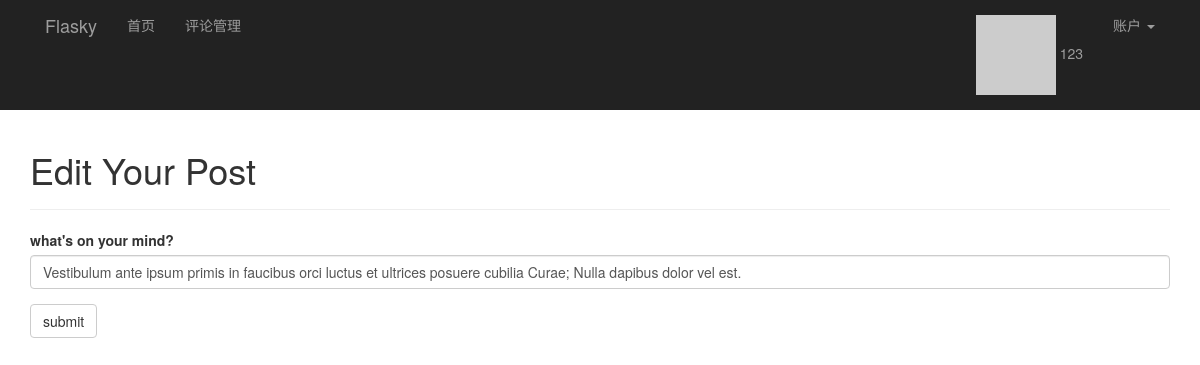
Screenshot of /edit/102 (signed in) with the database file from the repository.
### app/models.py (models this page shows, shortened)
class User(UserMixin, db.Model):
    __tablename__ = 'users'
    id = db.Column(db.Integer, primary_key=True)
    email = db.Column(db.String(64), unique=True, index=True)
    username = db.Column(db.String(64), unique=True, index=True)
    password_hash = db.Column(db.String(128))
    confirmed = db.Column(db.Boolean, default=False)
    role_id = db.Column(db.Integer, db.ForeignKey('roles.id'))
    name = db.Column(db.String(64))
    location = db.Column(db.String(64))
    about_me = db.Column(db.TEXT())
    member_since = db.Column(db.DateTime(), default=datetime.utcnow)
    last_seen = db.Column(db.DateTime(), default=datetime.utcnow)
    avatar_hash = db.Column(db.String(32))
    ''' 查询用户写的文章,SQL:
    SELECT
        posts.id AS posts_id,
        posts.body AS posts_body,
        posts.body_html AS posts_body_html,
        posts.timestamp AS posts_timestamp,
        posts.author_id AS posts_author_id
    FROM
        posts
    WHERE
        posts.author_id = 2
    '''
    posts = db.relationship('Post', backref='author', lazy='dynamic')
    """follower_id表示关注者， followed_id表示被关注者
        查询被关注者，select * from follows  LEFT JOIN users on follower_id = id where follower_id=2
    SELECT
        follows.follower_id AS follows_follower_id,
        follows.followed_id AS follows_followed_id,
        follows.timestamp AS follows_timestamp,
        users_1.id AS users_1_id,
        users_1.email AS users_1_email,
        users_1.username AS users_1_username,
        users_1.password_hash AS users_1_password_hash,
        users_1.confirmed AS users_1_confirmed,
        users_1.role_id AS users_1_role_id,
        users_1.name AS users_1_name,
        users_1.location AS users_1_location,
        users_1.about_me AS users_1_about_me,
        users_1.member_since AS users_1_member_since,
        users_1.last_seen AS users_1_last_seen,
        users_1.avatar_hash AS users_1_avatar_hash,
        users_2.id AS users_2_id,
        users_2.email AS users_2_email,
        users_2.username AS users_2_username,
        users_2.password_hash AS users_2_password_hash,
        users_2.confirmed AS users_2_confirmed,
        users_2.role_id AS users_2_role_id,
        users_2.name AS users_2_name,
        users_2.location AS users_2_location,
        users_2.about_me AS users_2_about_me,
        users_2.member_since AS users_2_member_since,
        users_2.last_seen AS users_2_last_seen,
        users_2.avatar_hash AS users_2_avatar_hash
    FROM
        follows
    LEFT OUTER JOIN users AS users_1 ON users_1.id = follows.follower_id
    LEFT OUTER JOIN users AS users_2 ON users_2.id = follows.followed_id
    WHERE
        follows.follower_id = 2;
    """
    followed = db.relationship('Follow', foreign_keys=[Follow.follower_id],
                               backref=db.backref('follower', lazy='joined'),
                               lazy='dynamic',
                               cascade='all, delete-orphan')
    """ 查询关注者， select * from follows  LEFT JOIN users on followed_id = id where followed_id=3
        users_1：关注者表
        users_2：被关注者表
    SELECT
        follows.follower_id AS follows_follower_id,
        follows.followed_id AS follows_followed_id,
        follows.timestamp AS follows_timestamp,
        users_1.id AS users_1_id,
        users_1.email AS users_1_email,
        users_1.username AS users_1_username,
        users_1.password_hash AS users_1_password_hash,
        users_1.confirmed AS users_1_confirmed,
        users_1.role_id AS users_1_role_id,
        users_1.name AS users_1_name,
        users_1.location AS users_1_location,
        users_1.about_me AS users_1_about_me,
        users_1.member_since AS users_1_member_since,
        users_1.last_seen AS users_1_last_seen,
        users_1.avatar_hash AS users_1_avatar_hash,
        users_2.id AS users_2_id,
        users_2.email AS users_2_email,
        users_2.username AS users_2_username,
        users_2.password_hash AS users_2_password_hash,
        users_2.confirmed AS users_2_confirmed,
        users_2.role_id AS users_2_role_id,
        users_2.name AS users_2_name,
        users_2.location AS users_2_location,
        users_2.about_me AS users_2_about_me,
        users_2.member_since AS users_2_member_since,
        users_2.last_seen AS users_2_last_seen,
        users_2.avatar_hash AS users_2_avatar_hash
    FROM
        follows
    LEFT OUTER JOIN users AS users_1 ON users_1.id = follows.follower_id
    LEFT OUTER JOIN users AS users_2 ON users_2.id = follows.followed_id
    WHERE
        follows.followed_id = 7;
    """
    followers = db.relationship('Follow', foreign_keys=[Follow.followed_id],
                                backref=db.backref('followed', lazy='joined'),
                                lazy='dynamic',
                                cascade='all, delete-orphan')
    comments = db.relationship('Comment', backref='author', lazy='dynamic')
    @property
    def password(self):
        raise AttributeError('password is not a readable attribute')
    def ping(self):
        self.last_seen = datetime.utcnow()
        db.session.add(self)
    def gravatar(self, size=100, default='identicon', rating='g'):
        if request.is_secure:
            url = 'https://secure.gravatar.com/avatar'
        else:
            url = 'http://s.gravatar.com/avatar'
        email_hash = self.avatar_hash or hashlib.md5(self.email.encode('utf-8')).hexdigest()
        return '{url}/{hash}?s={size}&d={default}&r={rating}'.format(
            url=url, hash=email_hash, size=size, default=default, rating=rating)
    def can(self, permissions):
        return self.role is not None and (self.role.permissions & permissions) == permissions

class Post(db.Model):
    __tablename__ = 'posts'
    id = db.Column(db.Integer, primary_key=True)
    body = db.Column(db.Text)
    body_html = db.Column(db.Text)
    timestamp = db.Column(db.DateTime, index=True, default=datetime.utcnow)
    author_id = db.Column(db.Integer, db.ForeignKey('users.id'))
    comments = db.relationship('Comment', backref='post', lazy='dynamic')

### app/main/views.py (the view)
@main.route('/edit/<int:post_id>', methods=['GET', 'POST'])
@login_required
def edit(post_id):
    post = Post.query.get_or_404(post_id)
    if current_user != post.author and \
            not current_user.can(Permission.ADMINISTER):
        abort(403)
    form = PostForm()
    if form.validate_on_submit():
        post.body = form.body.data
        db.session.add(post)
        flash('The post has been updated.')
        return redirect(url_for('.post', post_id=post.id))
    form.body.data = post.body
    return render_template('edit_post.html', form=form)

### app/main/forms.py
class PostForm(Form):
    body = PageDownField("what's on your mind?", validators=[DataRequired()])
    submit = SubmitField('submit')

### app/auth/views.py (called while the page is built)
@auth.before_app_request
def before_request():
    if current_user.is_authenticated:
        current_user.ping()
        if not current_user.confirmed \
                and request.endpoint[:5] != 'auth.' \
                and request.endpoint != 'static':
            return redirect(url_for('auth.unconfirmed'))

### app/main/__init__.py (called while the page is built)
@main.app_context_processor
def inject_permissions():
    return dict(Permission=Permission)

### app/models.py (called while the page is built)
@login_manager.user_loader
def load_user(user_id):
    return User.query.get(int(user_id))

### app/templates/edit_post.html (shortened to what this page needs)
{% extends "base.html" %}
{% import "bootstrap/wtf.html" as wtf %}
{% block page_content %}
<div class="page-header">
    <h1>Edit Your Post</h1>
</div>
<div >
    {{ wtf.quick_form(form) }}
</div>
{% endblock %}

### app/templates/base.html (shortened to what this page needs)
{% extends "bootstrap/base.html" %}
{% block head %}
{{ super() }}
<link rel="stylesheet" type="text/css" href="{{ url_for('static', filename='styles.css') }}">
{% endblock %}
{% block navbar %}
<div class="nvrbar navbar-inverse" role="navigation" >
    <div class="container">
        <div class="navbar-header">
            <a class="navbar-brand" href="{{ url_for('main.index') }}">Flasky</a>
        </div>
        <div class="navbar-collapse collpase">
            <ul class="nav  navbar-nav">
                <li><a href="{{ url_for('main.index') }}">首页</a></li>
                {% if current_user.can(Permission.MODERATE_COMMENTS) %}
                <li><a href="{{ url_for('main.moderate') }}">评论管理</a></li>
                {% endif %}
            </ul>
            <ul class="nav navbar-nav navbar-right">
                {% if current_user.is_authenticated %}
                <li>
                    <a href="{{ url_for('main.user', username=current_user.username) }}">
                        <img src="{{ current_user.gravatar(size=18) }}">
                        {{ current_user.username }}</a>
                </li>
                <li class="dropdown">
                    <a href="#" class="dropdown-toggle" data-toggle="dropdown">账户 <b class="caret"></b></a>
                </li>
                {% else %}
                <li><a href="{{ url_for('auth.register') }}">注册</a></li>
                <li><a href="{{ url_for('auth.login_username') }}">登录</a> </li>
                {% endif %}
            </ul>
        </div>
     </div>
</div>
{% endblock %}
{% block content %}
<div class="container">
    {% block page_content %}{% endblock %}
</div>
{% endblock %}

### rows the page displays
User: username "123"
Post: body "Vestibulum ante ipsum primis in faucibus orci luctus et ultrices posuere cubilia Curae; Nulla dapibus dolor vel est."
